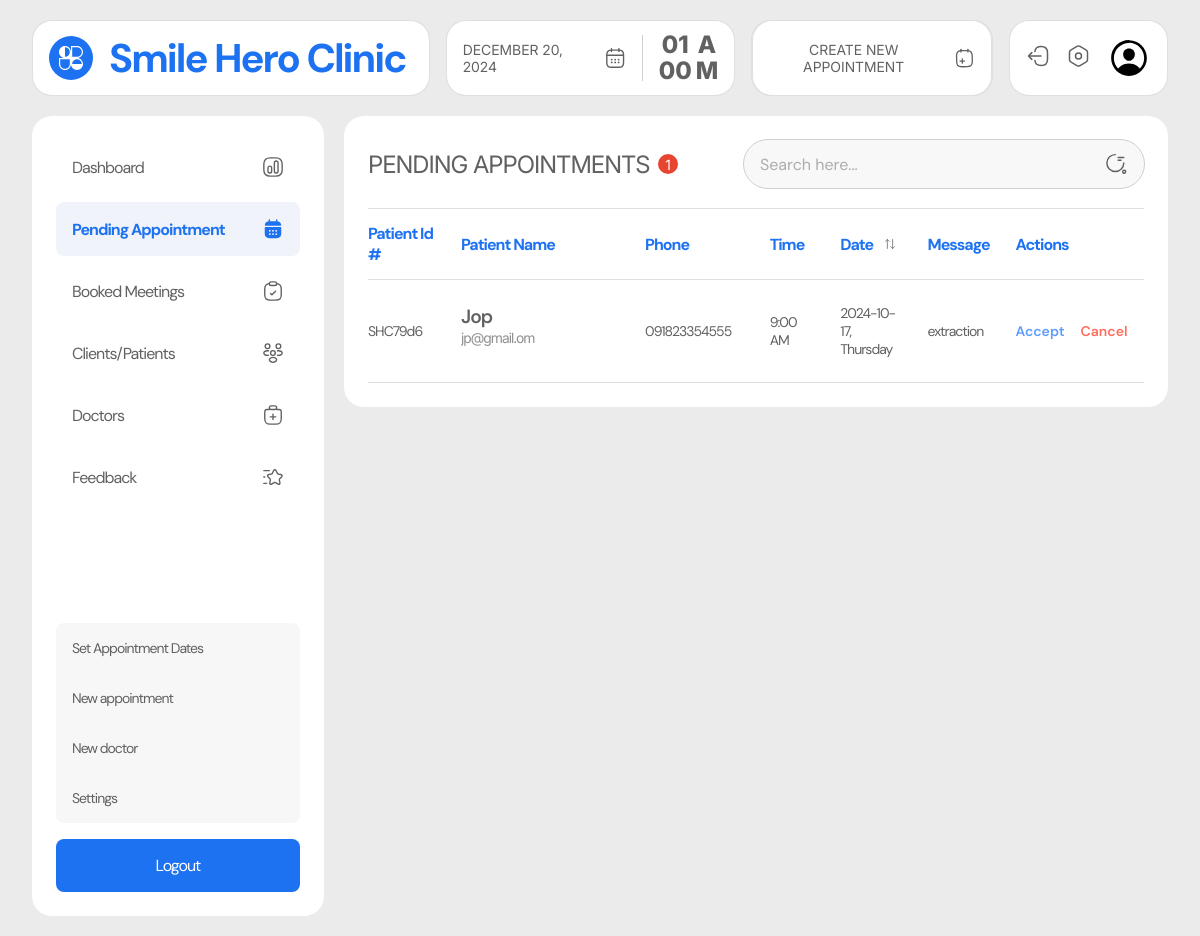
The app's page /admin/appointments.php (signed in), older data.
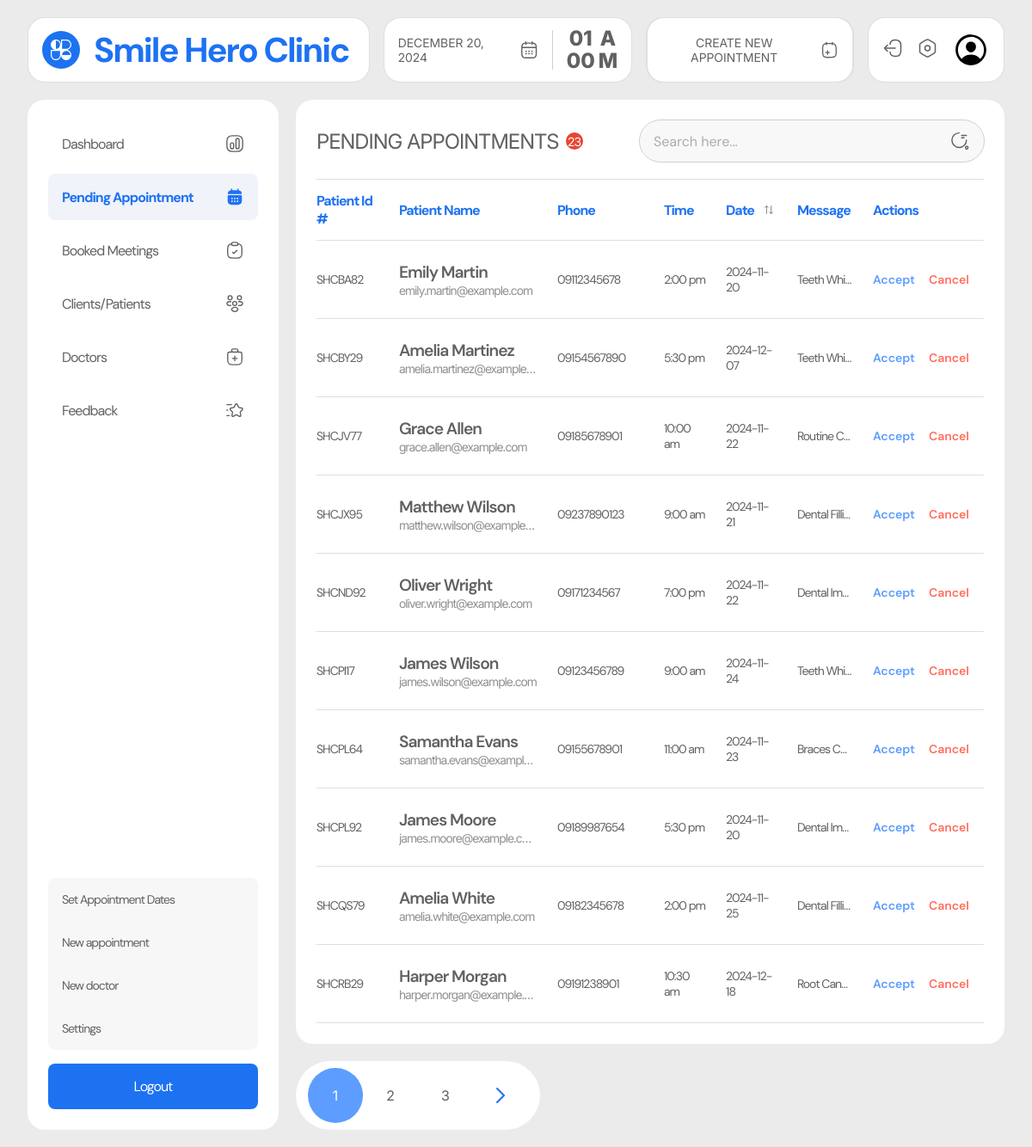
The same page, newer data.
### tables this page shows
CREATE TABLE `appointments` (
  `user_id` varchar(100) NOT NULL,
  `doctor_id` varchar(100) DEFAULT NULL,
  `appointment_id` varchar(20) NOT NULL,
  `label` varchar(100) NOT NULL,
  `name` varchar(255) NOT NULL,
  `email` varchar(255) NOT NULL,
  `contact` varchar(30) NOT NULL,
  `message` text NOT NULL,
  `date` varchar(30) NOT NULL,
  `time` varchar(30) NOT NULL,
  `service` varchar(100) NOT NULL,
  `location` varchar(100) NOT NULL,
  `status` varchar(50) NOT NULL,
  `created_at` datetime NOT NULL
);

### admin/appointments.php (the view, shortened to what this page needs)
<?php
require_once '../includes/dbh.inc.php';
require_once './includes/pagination.php';
$results_per_page = 10;
$query = "SELECT COUNT(*) AS total FROM appointments WHERE status = 'request'";
$result = $conn->query($query);
$row = $result->fetch_assoc();
$number_of_results = $row['total'];
$totalPages = ceil($number_of_results / $results_per_page);
$page = isset($_GET['page']) ? (int)$_GET['page'] : 1;
$page = max(1, $page);
$this_page_first_result = ($page - 1) * $results_per_page;
$query = "SELECT * FROM appointments WHERE status = 'request' LIMIT $this_page_first_result, $results_per_page";
$result = $conn->query($query);
$users = [];
if ($result->num_rows > 0) {
    while ($row = $result->fetch_assoc()) {
        $users[] = $row;
    }
}
?>
<!DOCTYPE html>
<html lang="en">
<head>
  <link rel="stylesheet" href="../src/dist/styles.css" />
</head>
<body class="admin__page">
  <main class="admin__main">
    <?php include("includes/nav.php"); ?>
    <section class="admin__content">
      <?php include("includes/side_nav.php"); ?>
      <div class="appointments__container appointments__page">
        <div class="appointments__table">
          <div class="table-heading__container">
            <h1 class="table-heading">pending appointments <span class="table-item-count"><?php echo $number_of_results ?></span></h1>
            <?php include("includes/search.php"); ?>
          </div>
          <?php if (count($users) > 0) { ?>
          <table>
            <thead>
              <tr>
                <th>patient id #</th>
                <th>
                  patient name
                </th>
                <th>phone</th>
                <th>time</th>
                <th>
                  date
                  <div class="dropdown-container">
                    <button class="filter-btn">
                    </button>
                  </div>
                </th>
                <th>message</th>
                <th>actions</th>
              </tr>
            </thead>
            <tbody id="items">
              <?php foreach ($users as $user){?>
              <tr class="item-row appointment-row"
                data-date="<?php echo date('Y-m-d', strtotime($user['date'])); ?>">
                <td class="patient-cell id">
                  <?php echo $user['appointment_id']; ?>
                </td>
                <td class="patient-cell name">
                  <p class="patient-name" title="<?php echo $user['name']; ?>"><?php echo $user['name']; ?></p>
                  <p class="patient-email" title="<?php echo $user['email']; ?>"><?php echo $user['email']; ?></p>
                </td>
                <td class="patient-cell phone">
                  <?php echo $user['contact']; ?>
                </td>
                <td class="patient-cell time"><?php echo $user['time']; ?></td>
                <td class="patient-cell date" data-date="<?php echo $user['date'] ?>"><?php echo $user['date']; ?></td>
                <td class="patient-cell message">
                  <p class="message-text" title="<?php echo $user['service'] . " " . $user['message']?>">
                    <?php echo $user['service'] . " " . $user['message']; ?>
                  </p>
                </td>
                <td class="patient-cell actions">
                  <div class="button-container">
                    <form action="includes/accept_appointment.php" method="post">
                      <input type="submit" value="Accept" name="accept" class="button accept">
                    </form>
                    <form action="includes/cancel_appointment.php" method="post">
                      <input type="submit" value="Cancel" name="cancel" class="button cancel">
                    </form>
                  </div>
                </td>
              </tr>
              <?php } ?>
            </tbody>
          </table>
          <?php } else { ?>
            <p>No appointment requests</p>
          <?php } ?>
        </div>
        <?php renderPagination($page, $totalPages) ?>
      </div>
    </section>
  </main>
</body>
</html>

### admin/includes/pagination.php (shortened to what this page needs)
<?php
function renderPagination($currentPage, $totalPages) {
    if ($totalPages <= 1) return;
    echo '<div class="pagination">
            <div class="container">';
    for ($i = 1; $i <= $totalPages; $i++) {
        $activeClass = $i == $currentPage ? 'active-page' : '';
        echo '<a href="?page=' . $i . '" class="button ' . $activeClass . '">' . $i . '</a>';
    }
    if ($currentPage < $totalPages) {
        echo '<a href="?page=' . ($currentPage + 1) . '" class="button icon">
                <svg width="32" height="32" viewBox="0 0 32 32" fill="none" xmlns="http://www.w3.org/2000/svg">
                  <path d="M12.036 8.00655L20.0426 16.0131L12.036 24.0197" stroke="#1D72F2" stroke-width="2" stroke-linecap="round" stroke-linejoin="round"/>
                </svg>
              </a>';
    }
    echo '</div>
    </div>';
}

Row changes from the older to the newer data that the page shows:
removed appointments: appointment_id "SHC79d6", name "Jop", email "jp@gmail.om", contact "091823354555", time "9:00 AM", date "2024-10-17, Thursday", service "extraction"
added appointments: appointment_id "SHCBA82", name "Emily Martin", email "emily.martin@example.com", contact "09112345678", time "2:00 pm", date "2024-11-20", service "Teeth Whi…"
added appointments: appointment_id "SHCBY29", name "Amelia Martinez", email "amelia.martinez@example…", contact "09154567890", time "5:30 pm", date "2024-12-07", service "Teeth Whi…"
added appointments: appointment_id "SHCJV77", name "Grace Allen", email "grace.allen@example.com", contact "09185678901", time "10:00 am", date "2024-11-22", service "Routine C…"
added appointments: appointment_id "SHCJX95", name "Matthew Wilson", email "matthew.wilson@example.…", contact "09237890123", time "9:00 am", date "2024-11-21", service "Dental Filli…"
added appointments: appointment_id "SHCND92", name "Oliver Wright", email "oliver.wright@example.com", contact "09171234567", time "7:00 pm", date "2024-11-22", service "Dental Im…"
added appointments: appointment_id "SHCPI17", name "James Wilson", email "james.wilson@example.com", contact "09123456789", time "9:00 am", date "2024-11-24", service "Teeth Whi…"
added appointments: appointment_id "SHCPL64", name "Samantha Evans", email "samantha.evans@exampl…", contact "09155678901", time "11:00 am", date "2024-11-23", service "Braces C…"
added appointments: appointment_id "SHCPL92", name "James Moore", email "james.moore@example.com", contact "09189987654", time "5:30 pm", date "2024-11-20", service "Dental Im…"
added appointments: appointment_id "SHCQS79", name "Amelia White", email "amelia.white@example.com", contact "09182345678", time "2:00 pm", date "2024-11-25", service "Dental Filli…"
added appointments: appointment_id "SHCRB29", name "Harper Morgan", email "harper.morgan@example.…", contact "09191238901", time "10:30 am", date "2024-12-18", service "Root Can…"
Text that changed along with them:
$number_of_results: "1" → "23"
new list line: "1"
new list line: "2"
new list line: "3"
